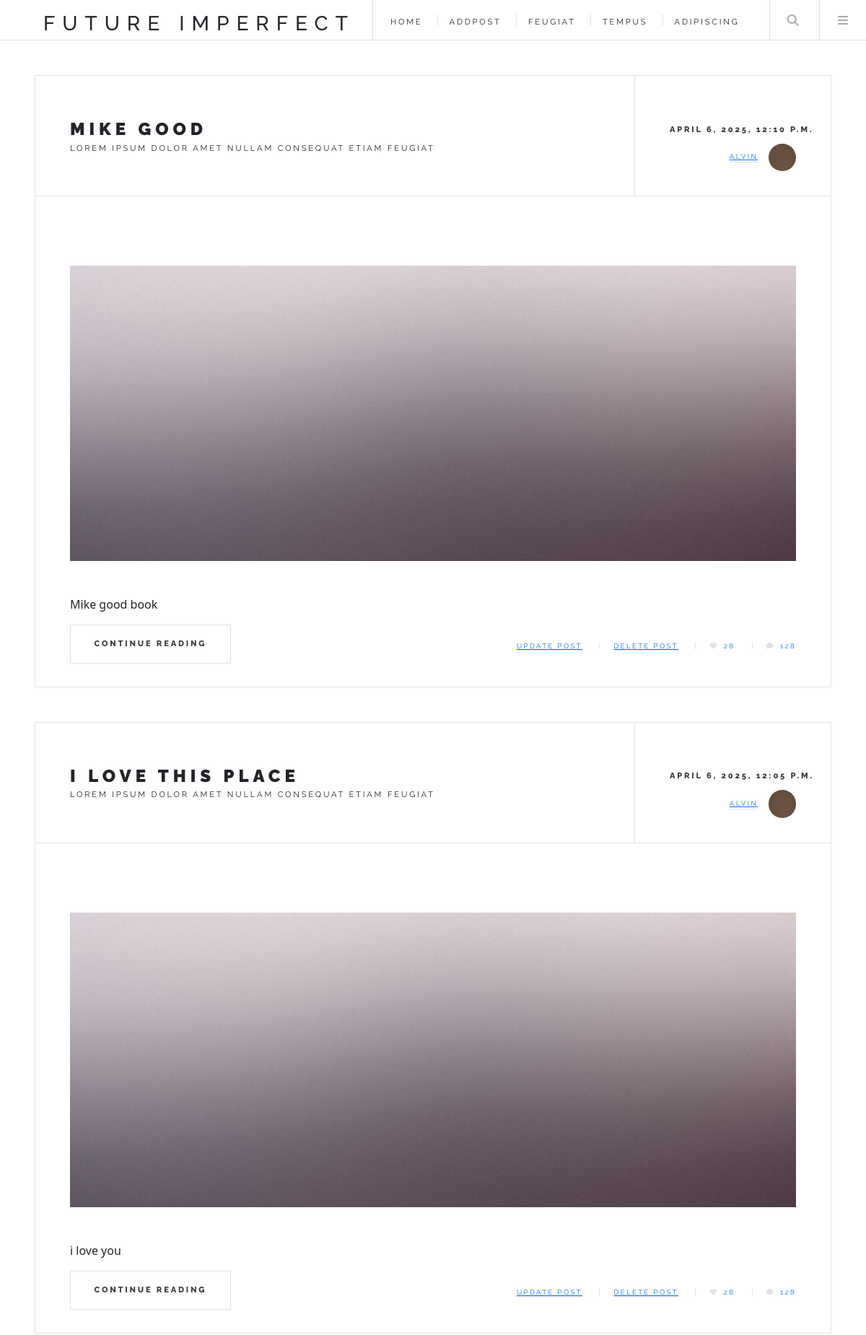
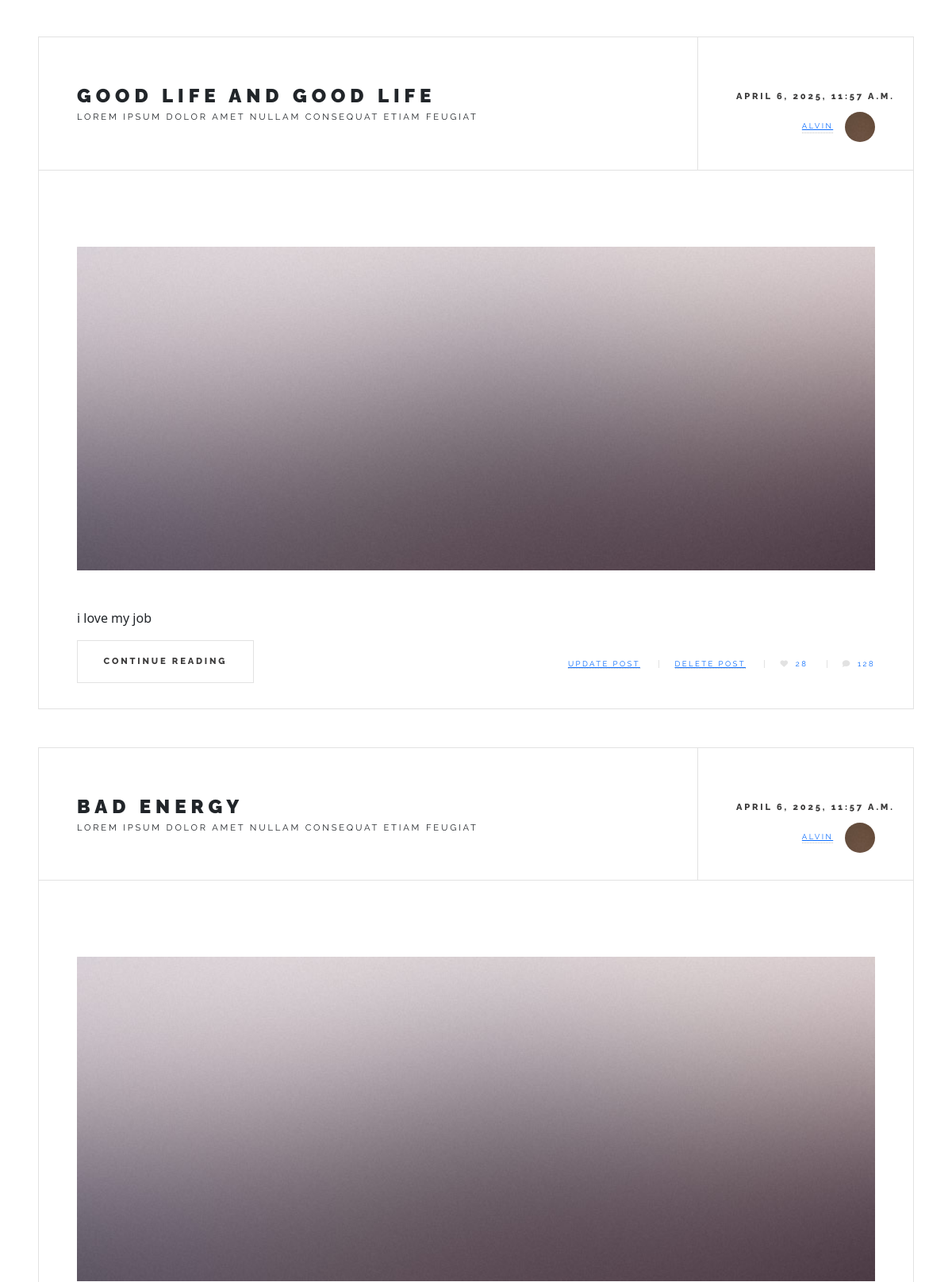
The page / (upper part) on the database its author committed (2 pictures, top to bottom).
### blog/models.py (models this page shows, shortened)
class Post(models.Model):
    title = models.CharField(max_length=200)
    author = models.ForeignKey(User,on_delete=models.CASCADE)
    body = models.TextField()
    date = models.DateTimeField(auto_now_add=True)

### blog/views.py (the view)
# urls.py: 2. Add a URL to urlpatterns:  path('', Home.as_view(), name='home')
class Home(ListView):
    model = Post
    template_name = 'home.html'
    ordering = ['-date']

### templates/home.html (shortened to what this page needs)
{% extends 'index.html' %}
{% load static %}
{% block content %}
	<div id="main">
	{% for post in object_list %}
		<article class="post">
			<header>
				<div class="title">
					<h2>{{ post.title }}</h2>
					<p>Lorem ipsum dolor amet nullam consequat etiam feugiat</p>
				</div>
				<div class="meta">
					<time class="published" datetime="2015-11-01">{{ post.date }}</time>
					<a href="#" class="author"><span class="name">{{ post.author }}</span><img src="images/avatar.jpg" alt="" /></a>
				</div>
			</header>
			<a href="single.html" class="image featured">
				<a href="single.html" class="image featured"><img src="images/pic02.jpg" alt="" /></a>
			</a>
			<p>{{ post.body }}</p>
			<footer>
				<ul class="actions">
					<li><a href="{% url 'article_page' post.pk %}" class="button large">Continue Reading</a></li>
				</ul>
				<ul class="stats">
					<li><a href="{% url 'update_post' post.pk %}">Update Post</a></li>
					<li><a href="{% url 'delete_post' post.pk %}">Delete Post</a></li>
					<li><a href="#" class="icon solid fa-heart">28</a></li>
					<li><a href="#" class="icon solid fa-comment">128</a></li>
				</ul>
			</footer>
		</article>
	{% endfor %}
	</div>
{% endblock %}

### templates/index.html (shortened to what this page needs)
{% load static %}
<!DOCTYPE HTML>
<html>
	<head>
		<link rel="stylesheet" href="{% static 'css/main.css' %}" />
		<link href="https://cdn.jsdelivr.net/npm/bootstrap@5.3.3/dist/css/bootstrap.min.css" rel="stylesheet">
		<link rel="stylesheet" href="https://cdnjs.cloudflare.com/ajax/libs/font-awesome/6.7.2/css/all.min.css" />
	</head>
	<body class="is-preload">
		{% include 'navber.html' %}
		{% block content %}
		{% endblock %}
	</body>
</html>

### templates/navber.html (shortened to what this page needs)
{% load static %}
			<div id="wrapper">
					<header id="header">
						<h1><a href="index.html">Future Imperfect</a></h1>
						<nav class="links">
							<ul>
								<li><a href="{% url 'home' %}">Home</a></li>
								<li><a href="{% url 'add_post' %}">AddPost</a></li>
								<li><a href="#">Feugiat</a></li>
								<li><a href="#">Tempus</a></li>
								<li><a href="#">Adipiscing</a></li>
							</ul>
						</nav>
						<nav class="main">
							<ul>
								<li class="search">
									<a class="fa-search" href="#search">Search</a>
								</li>
								<li class="menu">
									<a class="fa-bars" href="#menu">Menu</a>
								</li>
							</ul>
						</nav>
					</header>

### rows shown on the page
Post: title "MIKE GOOD", date "APRIL 6, 2025, 12:10 P.M.", author "ALVIN", body "Mike good book"
Post: title "I LOVE THIS PLACE", date "APRIL 6, 2025, 12:05 P.M.", author "ALVIN", body "i love you"
Post: title "GOOD LIFE AND GOOD LIFE", date "APRIL 6, 2025, 11:57 A.M.", author "ALVIN", body "i love my job"
Post: title "BAD ENERGY", date "APRIL 6, 2025, 11:57 A.M.", author "ALVIN"
